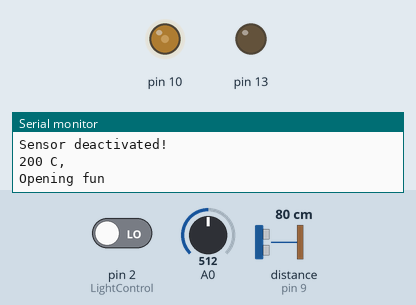
Simulated run of this sketch. Board: Arduino Uno, built with avr-gcc and run on an emulated ATmega328P. Shown: output pins drawn as LEDs (lit = HIGH), the last lines printed to the serial monitor. Wiring (inferred from the names in the program): ultrasonic range finder: trigger pin 8; echo pin 9. The inputs (shaded band) are chosen by the test bench; at power-on: pin 2 (LightControl) LOW, distance to the obstacle (sensor on pin 9) 80 cm, A0 = 512. The echo pulse lasts 58.3 µs per cm; pins used as bus, display or sensor lines are not drawn.

Above: at 2.6 s.
2.7 s: pin 2 (LightControl) driven HIGH
At 2.9 s:
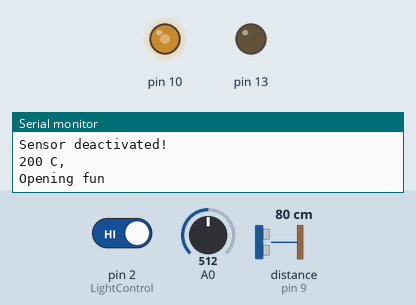
At 5.65 s:
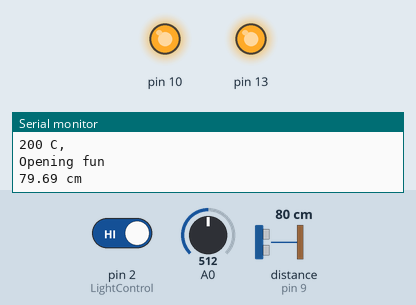
6.3 s: distance to the obstacle (sensor on pin 9) set to 43 cm
10.7 s: distance to the obstacle (sensor on pin 9) set to 38 cm
15.0 s: A0 set to 159
18.5 s: A0 set to 133
At 19.2 s:
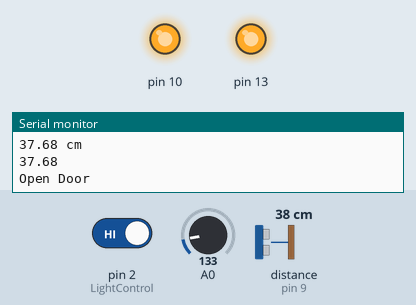
24.2 s: pin 2 (LightControl) driven LOW
At 26.3 s:
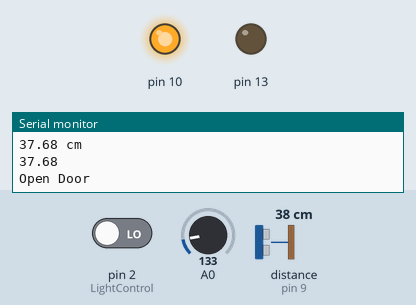
Timing chart, 0 to 27.8 s (numbered marks = the images above; inputs shaded):
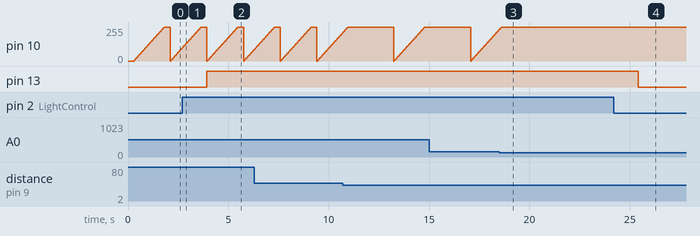

The sketch:

home_automation.ino
```cpp
/**
   @mainpage Home Automation
   @version v1
   @author Evangelia Micha
   CreateDate 2021

*/

/** @file project9-cs171102.ino
    @brief Home Automation

    @author Evangelia Micha
    @bug No known bugs.
*/

/** @defgroup   Home Automation Firmware
  @{
*/

int celsius = 0; //TMP
int dcSpeed = 0; //DC MOTOR
int sensorState = 0; //PIR

int trigPin=8; //Sensor Trip pin connected to Arduino pin 8
int echoPin=9; //Sensor Echo pin connected to Arduino pin 9
float pingTime; //time for ping to travel from sensor to target and return
float targetDistance; //Distance to Target in inches
float speedOfSound=1235; //Speed of sound in km per hour when temp is 20 degrees.


void setup()
{
  pinMode(13, OUTPUT);
  pinMode(A0, INPUT);
  pinMode(2, INPUT);
  pinMode(13, OUTPUT);
  pinMode(trigPin, OUTPUT);
  pinMode(echoPin, INPUT);
  Serial.begin(9600);
}

void loop()
{
  DoorControl();
  LightControl();
  TemperatureControl();

}

/** @brief Temperature Control
    Open the fun if temperature is above 20 celsius
*/
void TemperatureControl(){
  celsius = map(((analogRead(A0) - 20) * 3.04), 0, 1024, -40, 125);
  Serial.print(celsius);
  Serial.println(" C, ");

  if(celsius > 20){
     Serial.println("Opening fun");
     for (dcSpeed = 0; dcSpeed <= 255; dcSpeed += 5) {
     analogWrite(10,dcSpeed);
     delay(30);
     }
  }else{
     Serial.println("Closed fun");
  }
}

/** @brief Light Control
    Open the lights(led) if motion is detected
*/
void LightControl(){
   // read the state of the sensor/digital input
   sensorState = digitalRead(2);
   // check if sensor pin is HIGH. if it is, set the LED on.
   if (sensorState == HIGH) {
   digitalWrite(13, HIGH);
   Serial.println("Sensor activated!");
   } else {
   digitalWrite(13, LOW);
   Serial.println("Sensor deactivated!");
   }
   delay(10); // Delay a little bit to improve simulation performance

}

/** @brief Door Control
    Open the door if someone is at distance less than 40cm
    check again keep open for 2 seconds or close door
*/
void DoorControl(){
  float distance = getDistance();
  Serial.println(distance);
  if(distance<=40){
  Serial.println("Open Door");
    if(distance<=40)
      delay(2000);
  }else{
    Serial.println("Closed Door");
  }
}


/** @brief Calculate Distance from Ultrasonic Sensor
    Returns the current distance
*/

float getDistance(){
  digitalWrite(trigPin, LOW); //Set trigger pin low
  delayMicroseconds(2000); //Let signal settle
  digitalWrite(trigPin, HIGH); //Set trigPin high
  delayMicroseconds(10); //Delay in high state
  digitalWrite(trigPin, LOW); //ping has now been sent
  delayMicroseconds(10); //Delay in high state

  pingTime = pulseIn(echoPin, HIGH); //pingTime is presented in microceconds
  pingTime=pingTime/1000000; //convert pingTime to seconds by dividing by 1000000 (microseconds in a second)
  pingTime=pingTime/3600; //convert pingtime to hours by dividing by 3600 (seconds in an hour)
  targetDistance= speedOfSound * pingTime; //This will be in km, since speed of sound was km per hour
  targetDistance= targetDistance/2; //Remember ping travels to target and back from target, so you must divide by 2 for actual target distance.
  targetDistance= targetDistance*100000; //Convert km to cm by multipling by 100000 (1km to cm)

  Serial.print(targetDistance); //Print measured distance
  Serial.println(" cm"); //Print your units.
  delay(250); //pause to let things settle
  return targetDistance;
}
```

Measured:
- after the input at 2.7 s, pin 13: LOW → HIGH after 1.2 s
- after the input at 18.5 s, pin 10: goes on until 18.6 s, then stays 255/255
- after the input at 24.2 s, pin 13: HIGH → LOW after 1.2 s
- by itself, pin 10: ramps from 0/255 to 255/255 and jumps back, once every 1.8 s
